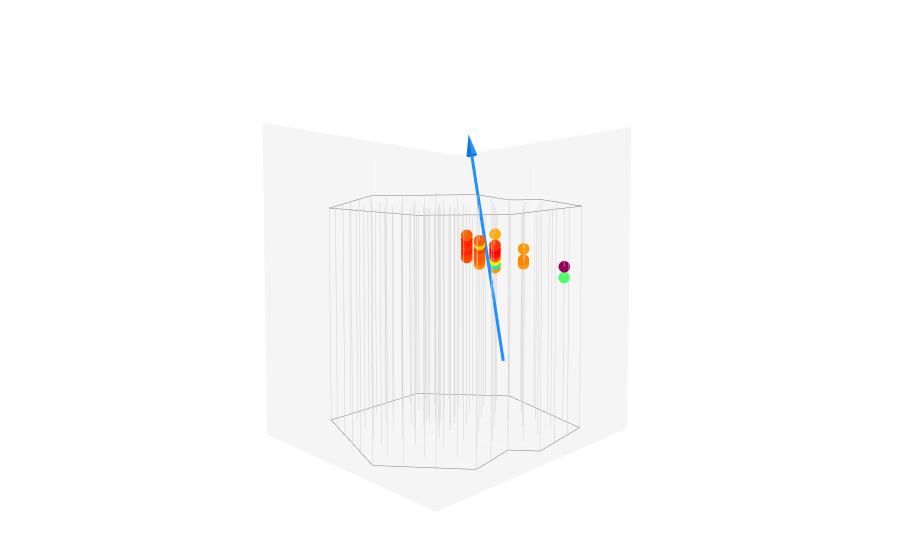

Here is the notebook cell this chart was saved with:
### Code cell
# adjust these!
azi = np.deg2rad( 100 )
zen = np.deg2rad( -10 )

# we compute the direction and the pivot point:
pivot_pt = calc_center_of_gravity( evt.hits_xyz )

# and we can then compute the perpendicular distance between the line and each hit, and take the mean. 
mean_dist = calc_mean_perpendicular_distance( 
    np.array( [azi, zen] ),
    evt.hits_xyz, 
    pivot_pt
)

# let's print it!
print( f"the mean distance is {mean_dist:.2f} meters \n" )

# and make a plot:
dir_vec = get_direction_vector_from_angles( azi, zen )

fig = go.FigureWidget( data=plot_det, layout=layout )
plot_evt = plot_first_hits( evt )
fig.add_trace( plot_evt )
fig.add_traces( plot_direction( dir_vec, pivot_pt, color="dodgerblue" ) )
fig.show()

### Figure 1 — Plotly figure (JSON) as saved in the notebook; plotly's stock layout.template omitted (floating-point values rounded to 4 significant figures)
{"data": [{"hoverinfo": "skip", "line": {"color": "lightgrey", "width": 1}, "mode": "lines", "showlegend": false, "type": "scatter3d", "uid": "12f82ea3-9d5c-4dd7-9c7b-b27df32624d2", "x": [-256.1, -256.1], "y": [-521.1, -521.1], "z": [-1442.0, -2453.0]}, {"hoverinfo": "skip", "line": {"color": "lightgrey", "width": 1}, "mode": "lines", "showlegend": false, "type": "scatter3d", "uid": "8bdaf0a1-2ad2-45de-889a-0d8da4e6dbc1", "x": [-132.8, -132.8], "y": [-501.4, -501.4], "z": [-1442.0, -2453.0]}, {"hoverinfo": "skip", "line": {"color": "lightgrey", "width": 1}, "mode": "lines", "showlegend": false, "type": "scatter3d", "uid": "fc94fa36-f955-4521-8372-cfbc262ddd43", "x": [-9.13, -9.13], "y": [-481.7, -481.7], "z": [-1442.0, -2453.0]}, {"hoverinfo": "skip", "line": {"color": "lightgrey", "width": 1}, "mode": "lines", "showlegend": false, "type": "scatter3d", "uid": "7b56684b-5935-472e-9e00-d8607c615696", "x": [114.4, 114.4], "y": [-462.0, -462.0], "z": [-1442.0, -2453.0]}, {"hoverinfo": "skip", "line": {"color": "lightgrey", "width": 1}, "mode": "lines", "showlegend": false, "type": "scatter3d", "uid": "6740f3e8-5482-44fa-8736-f005b2abe8fc", "x": [237.8, 237.8], "y": [-442.4, -442.4], "z": [-1442.0, -2453.0]}, {"hoverinfo": "skip", "line": {"color": "lightgrey", "width": 1}, "mode": "lines", "showlegend": false, "type": "scatter3d", "uid": "7e322dd2-e00d-406f-95d2-9cf26c1d8740", "x": [361, 361], "y": [-422.8, -422.8], "z": [-1442.0, -2453.0]}, {"hoverinfo": "skip", "line": {"color": "lightgrey", "width": 1}, "mode": "lines", "showlegend": false, "type": "scatter3d", "uid": "50a1b16c-88e1-4fa2-aeee-9bdb390b4277", "x": [-334.8, -334.8], "y": [-424.5, -424.5], "z": [-1442.0, -2453.0]}, {"hoverinfo": "skip", "line": {"color": "lightgrey", "width": 1}, "mode": "lines", "showlegend": false, "type": "scatter3d", "uid": "74006167-a56f-42c2-9f66-d6098f42525c", "x": [-211.3, -211.3], "y": [-404.5, -404.5], "z": [-1442.0, -2453.0]}, {"hoverinfo": "skip", "line": {"color": "lightgrey", "width": 1}, "mode": "lines", "showlegend": false, "type": "scatter3d", "uid": "321c0580-f392-4ba5-ba88-8fd5c1344beb", "x": [-88.05, -88.05], "y": [-384.3, -384.3], "z": [-1442.0, -2453.0]}, {"hoverinfo": "skip", "line": {"color": "lightgrey", "width": 1}, "mode": "lines", "showlegend": false, "type": "scatter3d", "uid": "66c5022d-0ba1-4846-a01c-befdb92c5199", "x": [35.54, 35.54], "y": [-364.8, -364.8], "z": [-1442.0, -2453.0]}, {"hoverinfo": "skip", "line": {"color": "lightgrey", "width": 1}, "mode": "lines", "showlegend": false, "type": "scatter3d", "uid": "aab6396a-c31e-430b-99c7-ed3e4c553aa4", "x": [158.9, 158.9], "y": [-345.2, -345.2], "z": [-1442.0, -2453.0]}, {"hoverinfo": "skip", "line": {"color": "lightgrey", "width": 1}, "mode": "lines", "showlegend": false, "type": "scatter3d", "uid": "8cba1c17-f7d1-4d2b-b4ab-da9c90ef7790", "x": [282.2, 282.2], "y": [-325.7, -325.7], "z": [-1442.0, -2453.0]}, {"hoverinfo": "skip", "line": {"color": "lightgrey", "width": 1}, "mode": "lines", "showlegend": false, "type": "scatter3d", "uid": "27f401ef-f725-4ca3-9042-e858b123f746", "x": [405.8, 405.8], "y": [-306.4, -306.4], "z": [-1442.0, -2453.0]}, {"hoverinfo": "skip", "line": {"color": "lightgrey", "width": 1}, "mode": "lines", "showlegend": false, "type": "scatter3d", "uid": "9b1305a7-185e-45e0-b1c0-26c1d8eede49", "x": [-413.5, -413.5], "y": [-327.3, -327.3], "z": [-1442.0, -2453.0]}, {"hoverinfo": "skip", "line": {"color": "lightgrey", "width": 1}, "mode": "lines", "showlegend": false, "type": "scatter3d", "uid": "c869e6d3-333a-424f-bac5-4ad54cd8c9a7", "x": [-290.7, -290.7], "y": [-307.4, -307.4], "z": [-1442.0, -2453.0]}, {"hoverinfo": "skip", "line": {"color": "lightgrey", "width": 1}, "mode": "lines", "showlegend": false, "type": "scatter3d", "uid": "2b277aa9-5784-4a88-aaf0-078a1280a8d8", "x": [-166.4, -166.4], "y": [-287.8, -287.8], "z": [-1442.0, -2453.0]}, {"hoverinfo": "skip", "line": {"color": "lightgrey", "width": 1}, "mode": "lines", "showlegend": false, "type": "scatter3d", "uid": "2dd4ec1b-fe8c-4388-8d86-44fba0b8e9e5", "x": [-43.27, -43.27], "y": [-267.5, -267.5], "z": [-1442.0, -2453.0]}, {"hoverinfo": "skip", "line": {"color": "lightgrey", "width": 1}, "mode": "lines", "showlegend": false, "type": "scatter3d", "uid": "345c4785-7e64-4a38-8a24-85d620d2286d", "x": [79.41, 79.41], "y": [-248.2, -248.2], "z": [-1442.0, -2453.0]}, {"hoverinfo": "skip", "line": {"color": "lightgrey", "width": 1}, "mode": "lines", "showlegend": false, "type": "scatter3d", "uid": "258f323a-abe9-4e7e-bfae-00f5b955878a", "x": [210.5, 210.5], "y": [-209.8, -209.8], "z": [-1442.0, -2453.0]}, {"hoverinfo": "skip", "line": {"color": "lightgrey", "width": 1}, "mode": "lines", "showlegend": false, "type": "scatter3d", "uid": "acfca5d6-3492-4ee4-956d-f0ff5c62cc91", "x": [326.9, 326.9], "y": [-209.1, -209.1], "z": [-1442.0, -2453.0]}, {"hoverinfo": "skip", "line": {"color": "lightgrey", "width": 1}, "mode": "lines", "showlegend": false, "type": "scatter3d", "uid": "90fd944e-417a-4311-ae1f-87bdd1a0d232", "x": [443.6, 443.6], "y": [-194.2, -194.2], "z": [-1442.0, -2453.0]}, {"hoverinfo": "skip", "line": {"color": "lightgrey", "width": 1}, "mode": "lines", "showlegend": false, "type": "scatter3d", "uid": "1d7b341a-e213-4306-abad-901fcedde513", "x": [-492.4, -492.4], "y": [-230.2, -230.2], "z": [-1442.0, -2453.0]}, {"hoverinfo": "skip", "line": {"color": "lightgrey", "width": 1}, "mode": "lines", "showlegend": false, "type": "scatter3d", "uid": "c740e1b3-716a-484c-a0fb-891626daf57d", "x": [-368.9, -368.9], "y": [-210.2, -210.2], "z": [-1442.0, -2453.0]}, {"hoverinfo": "skip", "line": {"color": "lightgrey", "width": 1}, "mode": "lines", "showlegend": false, "type": "scatter3d", "uid": "0e2d5e6e-a6cb-4933-a0fb-bd8ffa385df6", "x": [-245.7, -245.7], "y": [-190.5, -190.5], "z": [-1442.0, -2453.0]}, {"hoverinfo": "skip", "line": {"color": "lightgrey", "width": 1}, "mode": "lines", "showlegend": false, "type": "scatter3d", "uid": "2acb58f2-3300-45d6-b1d7-24a6f4af72a9", "x": [-121.8, -121.8], "y": [-171.0, -171.0], "z": [-1442.0, -2453.0]}, {"hoverinfo": "skip", "line": {"color": "lightgrey", "width": 1}, "mode": "lines", "showlegend": false, "type": "scatter3d", "uid": "de86b19c-d015-4608-a7fd-d0e114cab167", "x": [1.71, 1.71], "y": [-150.6, -150.6], "z": [-1442.0, -2453.0]}, {"hoverinfo": "skip", "line": {"color": "lightgrey", "width": 1}, "mode": "lines", "showlegend": false, "type": "scatter3d", "uid": "de0232b2-24d6-4ce4-8c45-0b526d89ae41", "x": [125.0, 125.0], "y": [-131.2, -131.2], "z": [-1442.0, -2453.0]}, {"hoverinfo": "skip", "line": {"color": "lightgrey", "width": 1}, "mode": "lines", "showlegend": false, "type": "scatter3d", "uid": "08370f48-88e6-490b-b027-c43aa1917374", "x": [248.2, 248.2], "y": [-111.9, -111.9], "z": [-1442.0, -2453.0]}, {"hoverinfo": "skip", "line": {"color": "lightgrey", "width": 1}, "mode": "lines", "showlegend": false, "type": "scatter3d", "uid": "6a823f8a-9897-4a78-a787-8c6a0066bca0", "x": [371.6, 371.6], "y": [-92.18, -92.18], "z": [-1442.0, -2453.0]}, {"hoverinfo": "skip", "line": {"color": "lightgrey", "width": 1}, "mode": "lines", "showlegend": false, "type": "scatter3d", "uid": "51bdfc97-a5d9-4ff7-9fb8-5931d9fc2091", "x": [500.4, 500.4], "y": [-58.45, -58.45], "z": [-1442.0, -2453.0]}, {"hoverinfo": "skip", "line": {"color": "lightgrey", "width": 1}, "mode": "lines", "showlegend": false, "type": "scatter3d", "uid": "8e200427-0c4d-4519-b685-addbb89bbaf4", "x": [-570.9, -570.9], "y": [-125.1, -125.1], "z": [-1442.0, -2453.0]}, {"hoverinfo": "skip", "line": {"color": "lightgrey", "width": 1}, "mode": "lines", "showlegend": false, "type": "scatter3d", "uid": "0b272eeb-dd9d-42b5-83c9-40f015c5798f", "x": [-447.7, -447.7], "y": [-113.1, -113.1], "z": [-1442.0, -2453.0]}, {"hoverinfo": "skip", "line": {"color": "lightgrey", "width": 1}, "mode": "lines", "showlegend": false, "type": "scatter3d", "uid": "b7503b08-c137-4fbc-a6c8-f7c6aa6e38da", "x": [-324.4, -324.4], "y": [-93.43, -93.43], "z": [-1442.0, -2453.0]}, {"hoverinfo": "skip", "line": {"color": "lightgrey", "width": 1}, "mode": "lines", "showlegend": false, "type": "scatter3d", "uid": "008b8c52-f977-4755-89ea-f4754f0fc12a", "x": [-200.6, -200.6], "y": [-74.03, -74.03], "z": [-1442.0, -2453.0]}, {"hoverinfo": "skip", "line": {"color": "lightgrey", "width": 1}, "mode": "lines", "showlegend": false, "type": "scatter3d", "uid": "082dc5fd-7709-4d3c-b15a-133ceaf0c7f2", "x": [-77.8, -77.8], "y": [-54.33, -54.33], "z": [-1442.0, -2453.0]}, {"hoverinfo": "skip", "line": {"color": "lightgrey", "width": 1}, "mode": "lines", "showlegend": false, "type": "scatter3d", "uid": "f0d36480-10a7-478f-bdf6-bf60b5039520", "x": [46.29, 46.29], "y": [-34.88, -34.88], "z": [-1442.0, -2453.0]}, {"hoverinfo": "skip", "line": {"color": "lightgrey", "width": 1}, "mode": "lines", "showlegend": false, "type": "scatter3d", "uid": "9072ac7d-fa6a-43e1-8f6d-5179a1e82682", "x": [194.3, 194.3], "y": [-30.92, -30.92], "z": [-1442.0, -2453.0]}, {"hoverinfo": "skip", "line": {"color": "lightgrey", "width": 1}, "mode": "lines", "showlegend": false, "type": "scatter3d", "uid": "5947ff20-10ec-4285-bc7f-b7ca59f8c29a", "x": [292.9, 292.9], "y": [5.2, 5.2], "z": [-1442.0, -2453.0]}, {"hoverinfo": "skip", "line": {"color": "lightgrey", "width": 1}, "mode": "lines", "showlegend": false, "type": "scatter3d", "uid": "31fee49a-397c-4dea-8a5a-36ff8aa8d357", "x": [411.8, 411.8], "y": [13, 13], "z": [-1442.0, -2453.0]}, {"hoverinfo": "skip", "line": {"color": "lightgrey", "width": 1}, "mode": "lines", "showlegend": false, "type": "scatter3d", "uid": "81bad22e-84eb-43d9-93c4-8fd88b6be792", "x": [544.1, 544.1], "y": [55.89, 55.89], "z": [-1442.0, -2453.0]}, {"hoverinfo": "skip", "line": {"color": "lightgrey", "width": 1}, "mode": "lines", "showlegend": false, "type": "scatter3d", "uid": "e71a3f7f-e488-41e0-8043-eddd6727d7db", "x": [-526.6, -526.6], "y": [-15.6, -15.6], "z": [-1442.0, -2453.0]}, {"hoverinfo": "skip", "line": {"color": "lightgrey", "width": 1}, "mode": "lines", "showlegend": false, "type": "scatter3d", "uid": "09c50eff-af2d-40dc-8f94-fd2366302081", "x": [-403.1, -403.1], "y": [3.49, 3.49], "z": [-1442.0, -2453.0]}, {"hoverinfo": "skip", "line": {"color": "lightgrey", "width": 1}, "mode": "lines", "showlegend": false, "type": "scatter3d", "uid": "c64fb286-1afb-4043-b9b4-c2b79e6d878c", "x": [-279.5, -279.5], "y": [23.17, 23.17], "z": [-1442.0, -2453.0]}, {"hoverinfo": "skip", "line": {"color": "lightgrey", "width": 1}, "mode": "lines", "showlegend": false, "type": "scatter3d", "uid": "d0e5beb9-5162-452b-8b8e-53b0fd2c845e", "x": [-156.2, -156.2], "y": [43.37, 43.37], "z": [-1442.0, -2453.0]}, {"hoverinfo": "skip", "line": {"color": "lightgrey", "width": 1}, "mode": "lines", "showlegend": false, "type": "scatter3d", "uid": "6945cd67-2ecb-47cc-bc8c-54fa9fc926d4", "x": [-32.96, -32.96], "y": [62.44, 62.44], "z": [-1442.0, -2453.0]}, {"hoverinfo": "skip", "line": {"color": "lightgrey", "width": 1}, "mode": "lines", "showlegend": false, "type": "scatter3d", "uid": "46d03002-4dc1-45d4-ab10-fd14c0a2a7bf", "x": [90.49, 90.49], "y": [82.35, 82.35], "z": [-1442.0, -2453.0]}, {"hoverinfo": "skip", "line": {"color": "lightgrey", "width": 1}, "mode": "lines", "showlegend": false, "type": "scatter3d", "uid": "a140d7e4-2a96-4ee7-b666-b191a0ed2b93", "x": [195.0, 195.0], "y": [125.6, 125.6], "z": [-1442.0, -2453.0]}, {"hoverinfo": "skip", "line": {"color": "lightgrey", "width": 1}, "mode": "lines", "showlegend": false, "type": "scatter3d", "uid": "d07985aa-67f4-4324-a6bf-c8030d6b26df", "x": [330.0, 330.0], "y": [127.2, 127.2], "z": [-1442.0, -2453.0]}, {"hoverinfo": "skip", "line": {"color": "lightgrey", "width": 1}, "mode": "lines", "showlegend": false, "type": "scatter3d", "uid": "0bb0d878-544c-47dc-8b43-2dc1dcd72e38", "x": [472.1, 472.1], "y": [127.9, 127.9], "z": [-1442.0, -2453.0]}, {"hoverinfo": "skip", "line": {"color": "lightgrey", "width": 1}, "mode": "lines", "showlegend": false, "type": "scatter3d", "uid": "6cee2ab7-deda-4769-bc54-6e77a037ecb0", "x": [576.4, 576.4], "y": [170.9, 170.9], "z": [-1442.0, -2453.0]}, {"hoverinfo": "skip", "line": {"color": "lightgrey", "width": 1}, "mode": "lines", "showlegend": false, "type": "scatter3d", "uid": "f3a76284-d068-4d9e-909f-77f00db963cb", "x": [-481.6, -481.6], "y": [101.4, 101.4], "z": [-1442.0, -2453.0]}, {"hoverinfo": "skip", "line": {"color": "lightgrey", "width": 1}, "mode": "lines", "showlegend": false, "type": "scatter3d", "uid": "ed0eb788-6850-41ee-815c-a215c78f73e0", "x": [-358.4, -358.4], "y": [120.6, 120.6], "z": [-1442.0, -2453.0]}, {"hoverinfo": "skip", "line": {"color": "lightgrey", "width": 1}, "mode": "lines", "showlegend": false, "type": "scatter3d", "uid": "cc518bcc-1f0e-4a3b-a799-a89caff054b9", "x": [-234.9, -234.9], "y": [140.4, 140.4], "z": [-1442.0, -2453.0]}, {"hoverinfo": "skip", "line": {"color": "lightgrey", "width": 1}, "mode": "lines", "showlegend": false, "type": "scatter3d", "uid": "c2048225-d7ef-4827-ac42-ce49dadbbefd", "x": [-111.5, -111.5], "y": [160.0, 160.0], "z": [-1442.0, -2453.0]}, {"hoverinfo": "skip", "line": {"color": "lightgrey", "width": 1}, "mode": "lines", "showlegend": false, "type": "scatter3d", "uid": "67fbbb5d-1b66-43fc-ba70-ba7dcaf76ed3", "x": [11.87, 11.87], "y": [179.2, 179.2], "z": [-1442.0, -2453.0]}, {"hoverinfo": "skip", "line": {"color": "lightgrey", "width": 1}, "mode": "lines", "showlegend": false, "type": "scatter3d", "uid": "24a41cc7-c0c5-4128-90e8-719d48d923d5", "x": [132.0, 132.0], "y": [203.0, 203.0], "z": [-1442.0, -2453.0]}, {"hoverinfo": "skip", "line": {"color": "lightgrey", "width": 1}, "mode": "lines", "showlegend": false, "type": "scatter3d", "uid": "50dbd15d-081e-49b3-bf99-74b56b12b716", "x": [257.3, 257.3], "y": [211.7, 211.7], "z": [-1442.0, -2453.0]}, {"hoverinfo": "skip", "line": {"color": "lightgrey", "width": 1}, "mode": "lines", "showlegend": false, "type": "scatter3d", "uid": "04ae2766-b6e6-4823-9010-832fb0e13545", "x": [382.4, 382.4], "y": [238.9, 238.9], "z": [-1442.0, -2453.0]}, {"hoverinfo": "skip", "line": {"color": "lightgrey", "width": 1}, "mode": "lines", "showlegend": false, "type": "scatter3d", "uid": "ffcbe013-0612-4b71-92e4-fa4e4d5f42f3", "x": [505.3, 505.3], "y": [257.9, 257.9], "z": [-1442.0, -2453.0]}, {"hoverinfo": "skip", "line": {"color": "lightgrey", "width": 1}, "mode": "lines", "showlegend": false, "type": "scatter3d", "uid": "91d82502-bbac-440e-8076-b2b4afa3102d", "x": [-437.0, -437.0], "y": [217.8, 217.8], "z": [-1442.0, -2453.0]}, {"hoverinfo": "skip", "line": {"color": "lightgrey", "width": 1}, "mode": "lines", "showlegend": false, "type": "scatter3d", "uid": "19569fcd-a242-43cc-8061-cf84392f1acc", "x": [-313.6, -313.6], "y": [237.4, 237.4], "z": [-1442.0, -2453.0]}, {"hoverinfo": "skip", "line": {"color": "lightgrey", "width": 1}, "mode": "lines", "showlegend": false, "type": "scatter3d", "uid": "ad1fc32a-03cf-4caa-a6cf-53f19087e557", "x": [-190.0, -190.0], "y": [257.4, 257.4], "z": [-1442.0, -2453.0]}, {"hoverinfo": "skip", "line": {"color": "lightgrey", "width": 1}, "mode": "lines", "showlegend": false, "type": "scatter3d", "uid": "16c4b023-6400-49ff-975c-bc7e4c7c04c5", "x": [-66.7, -66.7], "y": [276.9, 276.9], "z": [-1442.0, -2453.0]}, {"hoverinfo": "skip", "line": {"color": "lightgrey", "width": 1}, "mode": "lines", "showlegend": false, "type": "scatter3d", "uid": "fd14c0f6-7ddd-405f-9596-e083e3d24dd8", "x": [54.26, 54.26], "y": [293.0, 293.0], "z": [-1442.0, -2453.0]}, {"hoverinfo": "skip", "line": {"color": "lightgrey", "width": 1}, "mode": "lines", "showlegend": false, "type": "scatter3d", "uid": "d17a5e13-de3e-4682-9f4e-340ba76aa0c5", "x": [174.5, 174.5], "y": [315.5, 315.5], "z": [-1442.0, -2453.0]}, {"hoverinfo": "skip", "line": {"color": "lightgrey", "width": 1}, "mode": "lines", "showlegend": false, "type": "scatter3d", "uid": "ffd08c66-eaf3-4c4e-8428-b9f145f0d20a", "x": [303.4, 303.4], "y": [335.6, 335.6], "z": [-1442.0, -2453.0]}, {"hoverinfo": "skip", "line": {"color": "lightgrey", "width": 1}, "mode": "lines", "showlegend": false, "type": "scatter3d", "uid": "9860314c-9445-478f-852f-ef7bc6f269bf", "x": [429.8, 429.8], "y": [351.0, 351.0], "z": [-1442.0, -2453.0]}, {"hoverinfo": "skip", "line": {"color": "lightgrey", "width": 1}, "mode": "lines", "showlegend": false, "type": "scatter3d", "uid": "c610c5d3-89c7-4a28-b3f2-5db7820024ce", "x": [-392.4, -392.4], "y": [334.2, 334.2], "z": [-1442.0, -2453.0]}, {"hoverinfo": "skip", "line": {"color": "lightgrey", "width": 1}, "mode": "lines", "showlegend": false, "type": "scatter3d", "uid": "135d0afc-efe3-4d66-9680-8ffd5ae5bd89", "x": [-268.9, -268.9], "y": [354.2, 354.2], "z": [-1442.0, -2453.0]}, {"hoverinfo": "skip", "line": {"color": "lightgrey", "width": 1}, "mode": "lines", "showlegend": false, "type": "scatter3d", "uid": "53bec80f-3080-4a60-a5c2-570c04610257", "x": [-145.4, -145.4], "y": [374.2, 374.2], "z": [-1442.0, -2453.0]}, {"hoverinfo": "skip", "line": {"color": "lightgrey", "width": 1}, "mode": "lines", "showlegend": false, "type": "scatter3d", "uid": "85d29b09-5fe6-4dd9-8bad-3d0ec9a31b1a", "x": [-21.97, -21.97], "y": [393.2, 393.2], "z": [-1442.0, -2453.0]}, {"hoverinfo": "skip", "line": {"color": "lightgrey", "width": 1}, "mode": "lines", "showlegend": false, "type": "scatter3d", "uid": "0af8f7b6-292e-446f-a487-64a096113c13", "x": [101.0, 101.0], "y": [412.8, 412.8], "z": [-1442.0, -2453.0]}, {"hoverinfo": "skip", "line": {"color": "lightgrey", "width": 1}, "mode": "lines", "showlegend": false, "type": "scatter3d", "uid": "81912f2d-696a-4c93-bc2d-d2b751d3953c", "x": [224.6, 224.6], "y": [432.4, 432.4], "z": [-1442.0, -2453.0]}, {"hoverinfo": "skip", "line": {"color": "lightgrey", "width": 1}, "mode": "lines", "showlegend": false, "type": "scatter3d", "uid": "ac71f8c4-9745-4d8a-98ab-c8235e8c5dd9", "x": [338.4, 338.4], "y": [463.7, 463.7], "z": [-1442.0, -2453.0]}, {"hoverinfo": "skip", "line": {"color": "lightgrey", "width": 1}, "mode": "lines", "showlegend": false, "type": "scatter3d", "uid": "3babe334-2c5f-4944-b123-fc9dcc430fa5", "x": [-347.9, -347.9], "y": [451.5, 451.5], "z": [-1442.0, -2453.0]}, {"hoverinfo": "skip", "line": {"color": "lightgrey", "width": 1}, "mode": "lines", "showlegend": false, "type": "scatter3d", "uid": "5beaf035-b137-4b1d-9769-51935727df55", "x": [-224.1, -224.1], "y": [470.9, 470.9], "z": [-1442.0, -2453.0]}, {"hoverinfo": "skip", "line": {"color": "lightgrey", "width": 1}, "mode": "lines", "showlegend": false, "type": "scatter3d", "uid": "826c6e87-2a90-4469-8b2a-c96f9ef846c2", "x": [-101.1, -101.1], "y": [490.2, 490.2], "z": [-1442.0, -2453.0]}, {"hoverinfo": "skip", "line": {"color": "lightgrey", "width": 1}, "mode": "lines", "showlegend": false, "type": "scatter3d", "uid": "54f20afb-ae92-464d-8ee4-76fb6464c347", "x": [22.11, 22.11], "y": [509.5, 509.5], "z": [-1442.0, -2453.0]}, {"hoverinfo": "skip", "line": {"color": "lightgrey", "width": 1}, "mode": "lines", "showlegend": false, "type": "scatter3d", "uid": "dba5c2b3-931f-46d8-902c-c8cf05536910", "x": [31.25, 31.25], "y": [-72.93, -72.93], "z": [-1442.0, -2453.0]}, {"hoverinfo": "skip", "line": {"color": "lightgrey", "width": 1}, "mode": "lines", "showlegend": false, "type": "scatter3d", "uid": "17243189-2dc4-47d4-996b-f2a01044445a", "x": [72.37, 72.37], "y": [-66.6, -66.6], "z": [-1442.0, -2453.0]}, {"hoverinfo": "skip", "line": {"color": "lightgrey", "width": 1}, "mode": "lines", "showlegend": false, "type": "scatter3d", "uid": "6a5fb7c0-ffb9-41ac-9547-403fc44a81b7", "x": [41.6, 41.6], "y": [35.49, 35.49], "z": [-1442.0, -2453.0]}, {"hoverinfo": "skip", "line": {"color": "lightgrey", "width": 1}, "mode": "lines", "showlegend": false, "type": "scatter3d", "uid": "52295a4b-cb0f-47ea-82f6-1a4531c17869", "x": [106.9, 106.9], "y": [27.09, 27.09], "z": [-1442.0, -2453.0]}, {"hoverinfo": "skip", "line": {"color": "lightgrey", "width": 1}, "mode": "lines", "showlegend": false, "type": "scatter3d", "uid": "2b50b247-72aa-4988-8ffd-49c60dd6fd32", "x": [113.2, 113.2], "y": [-60.47, -60.47], "z": [-1442.0, -2453.0]}, {"hoverinfo": "skip", "line": {"color": "lightgrey", "width": 1}, "mode": "lines", "showlegend": false, "type": "scatter3d", "uid": "ee5a8d0c-5247-4226-936e-e634f834dc2b", "x": [57.2, 57.2], "y": [-105.5, -105.5], "z": [-1442.0, -2453.0]}, {"hoverinfo": "skip", "line": {"color": "lightgrey", "width": 1}, "mode": "lines", "showlegend": false, "type": "scatter3d", "uid": "deb38c18-89c7-4cd6-866b-43829bf79339", "x": [-9.68, -9.68], "y": [-79.5, -79.5], "z": [-1442.0, -2453.0]}, {"hoverinfo": "skip", "line": {"color": "lightgrey", "width": 1}, "mode": "lines", "showlegend": false, "type": "scatter3d", "uid": "e746a926-7761-417a-9a87-6e65b0413301", "x": [-10.97, -10.97], "y": [6.72, 6.72], "z": [-1442.0, -2453.0]}, {"hoverinfo": "skip", "line": {"color": "grey", "width": 1}, "mode": "lines", "showlegend": false, "type": "scatter3d", "uid": "66c2e8bc-b6c2-4e01-a87f-9260807a8c0e", "x": [-347.9, -570.9, -256.1, 361, 576.4, 338.4, 101.0, 22.11, -347.9], "y": [451.5, -125.1, -521.1, -422.8, 170.9, 463.7, 412.8, 509.5, 451.5], "z": [-2453.0, -2453.0, -2453.0, -2453.0, -2453.0, -2453.0, -2453.0, -2453.0, -2453.0, -2453.0, -2453.0, -2453.0, -2453.0, -2453.0, -2453.0, -2453.0, -2453.0, -2453.0, -2453.0, -2453.0, -2453.0, -2453.0, -2453.0, -2453.0, -2453.0, -2453.0, -2453.0, -2453.0, -2453.0, -2453.0, -2453.0, -2453.0, -2453.0, -2453.0, -2453.0, -2453.0, -2453.0, -2453.0, -2453.0, -2453.0, -2453.0, -2453.0, -2453.0, -2453.0, -2453.0, -2453.0, -2453.0, -2453.0, -2453.0, -2453.0, -2453.0, -2453.0, -2453.0, -2453.0, -2453.0, -2453.0, -2453.0, -2453.0, -2453.0, -2453.0, -2453.0, -2453.0, -2453.0, -2453.0, -2453.0, -2453.0, -2453.0, -2453.0, -2453.0, -2453.0, -2453.0, -2453.0, -2453.0, -2453.0, -2453.0, -2453.0, -2453.0, -2453.0, -2453.0, -2453.0, -2453.0, -2453.0, -2453.0, -2453.0, -2453.0, -2453.0]}, {"hoverinfo": "skip", "line": {"color": "grey", "width": 1}, "mode": "lines", "showlegend": false, "type": "scatter3d", "uid": "98113942-db42-41ca-94f8-802b2a90316f", "x": [-347.9, -570.9, -256.1, 361, 576.4, 338.4, 101.0, 22.11, -347.9], "y": [451.5, -125.1, -521.1, -422.8, 170.9, 463.7, 412.8, 509.5, 451.5], "z": [-1442.0, -1442.0, -1442.0, -1442.0, -1442.0, -1442.0, -1442.0, -1442.0, -1442.0, -1442.0, -1442.0, -1442.0, -1442.0, -1442.0, -1442.0, -1442.0, -1442.0, -1442.0, -1442.0, -1442.0, -1442.0, -1442.0, -1442.0, -1442.0, -1442.0, -1442.0, -1442.0, -1442.0, -1442.0, -1442.0, -1442.0, -1442.0, -1442.0, -1442.0, -1442.0, -1442.0, -1442.0, -1442.0, -1442.0, -1442.0, -1442.0, -1442.0, -1442.0, -1442.0, -1442.0, -1442.0, -1442.0, -1442.0, -1442.0, -1442.0, -1442.0, -1442.0, -1442.0, -1442.0, -1442.0, -1442.0, -1442.0, -1442.0, -1442.0, -1442.0, -1442.0, -1442.0, -1442.0, -1442.0, -1442.0, -1442.0, -1442.0, -1442.0, -1442.0, -1442.0, -1442.0, -1442.0, -1442.0, -1442.0, -1442.0, -1442.0, -1442.0, -1442.0, -1442.0, -1442.0, -1442.0, -1442.0, -1442.0, -1442.0, -1442.0, -1442.0]}, {"customdata": [1843.0, 3696.0, 810.2, 748.7, 817.1, 806.8, 2082.0, 1117.0, 538.4, 299.7, 246.9, 451.0, 887.1, 532.9, 478.9, 380.7, 433.5, 395.0, 373.2, 602.2, 779.9, 629.5, 582.5, 611.6, 477.3, 1023.0, 616.7], "hoverinfo": ["x", "y", "z", "text"], "hovertemplate": "x: %{x} m, y: %{y} m, z: %{z} m, t: %{customdata} ns", "hovertext": ["-1768.67 ns", "-1717.61 ns", "-1701.83 ns", "-1685.01 ns", "-1633.94 ns", "-1719.87 ns", "-1702.85 ns", "-1685.83 ns", "-1668.81 ns", "-1651.78 ns", "-1634.76 ns", "-1617.74 ns", "-1566.68 ns", "-1673.53 ns", "-1656.50 ns", "-1639.48 ns", "-1622.46 ns", "-1605.44 ns", "-1588.42 ns", "-1571.40 ns", "-1701.04 ns", "-1684.02 ns", "-1667.00 ns", "-1649.97 ns", "-1632.95 ns", "-1615.93 ns", "-1598.91 ns"], "marker": {"color": [1843.0, 3696.0, 810.2, 748.7, 817.1, 806.8, 2082.0, 1117.0, 538.4, 299.7, 246.9, 451.0, 887.1, 532.9, 478.9, 380.7, 433.5, 395.0, 373.2, 602.2, 779.9, 629.5, 582.5, 611.6, 477.3, 1023.0, 616.7], "colorscale": [[0, "rgb(255,0,0)"], [0.125, "rgb(255,111,0)"], [0.25, "rgb(255,234,0)"], [0.375, "rgb(151,255,0)"], [0.5, "rgb(44,255,150)"], [0.625, "rgb(0,152,255)"], [0.75, "rgb(0,25,255)"], [0.875, "rgb(0,0,200)"], [1, "rgb(150,0,90)"]], "size": 4}, "mode": "markers", "showlegend": false, "type": "scatter3d", "uid": "9706ac2b-6daf-4d23-bf52-fedf25473aae", "x": [-392.4, -392.4, -190.0, -190.0, -190.0, -111.5, -111.5, -111.5, -111.5, -111.5, -111.5, -111.5, -111.5, -32.96, -32.96, -32.96, -32.96, -32.96, -32.96, -32.96, 11.87, 11.87, 11.87, 11.87, 11.87, 11.87, 11.87], "y": [334.2, 334.2, 257.4, 257.4, 257.4, 160.0, 160.0, 160.0, 160.0, 160.0, 160.0, 160.0, 160.0, 62.44, 62.44, 62.44, 62.44, 62.44, 62.44, 62.44, 179.2, 179.2, 179.2, 179.2, 179.2, 179.2, 179.2], "z": [-1769.0, -1718.0, -1702.0, -1685.0, -1634.0, -1720.0, -1703.0, -1686.0, -1669.0, -1652.0, -1635.0, -1618.0, -1567.0, -1674.0, -1656.0, -1639.0, -1622.0, -1605.0, -1588.0, -1571.0, -1701.0, -1684.0, -1667, -1650.0, -1633.0, -1616.0, -1599.0]}, {"line": {"color": "dodgerblue", "width": 6}, "mode": "lines", "showlegend": false, "type": "scatter3d", "uid": "0fd1d360-57cd-455c-a24d-a570b357617c", "x": [-91.2, -61.04], "y": [228.2, 57.21], "z": [-2140.0, -1155.0]}, {"anchor": "center", "colorscale": [[0, "dodgerblue"], [1, "dodgerblue"]], "showscale": false, "sizemode": "absolute", "sizeref": 100, "type": "cone", "u": [0.6031], "uid": "6ad479a2-4aa5-4bbd-9681-a5dec2a45ddc", "v": [-3.42], "w": [19.7], "x": [-61.04], "y": [57.21], "z": [-1155.0]}], "layout": {"margin": {"b": 40, "l": 20, "r": 20, "t": 40}, "scene": {"camera": {"center": {"x": 0, "y": 0, "z": 0}, "eye": {"x": 1.5, "y": 1.5, "z": 0.1}, "up": {"x": 0, "y": 0, "z": 1}}, "xaxis": {"backgroundcolor": "whitesmoke", "showgrid": false, "showspikes": false, "showticklabels": false, "title": {"text": ""}}, "yaxis": {"backgroundcolor": "whitesmoke", "showgrid": false, "showspikes": false, "showticklabels": false, "title": {"text": ""}}, "zaxis": {"backgroundcolor": "whitesmoke", "showgrid": false, "showspikes": false, "showticklabels": false, "title": {"text": ""}}}}}
